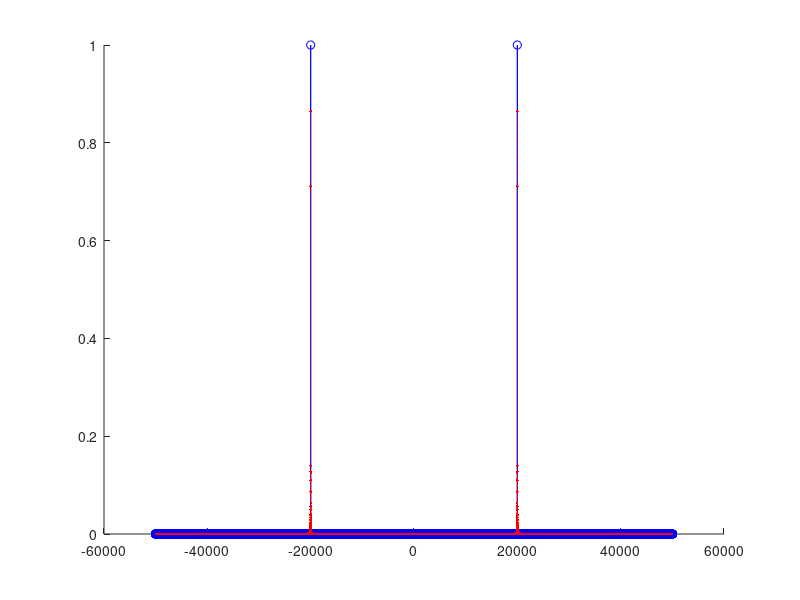

MATLAB code to generate this figure:
%   Thomas S. Murray
%   2014/09/24
%
%   This script investigates the effect of zero-padding an FFT.

% clc;
clear all;
close all;

num_frames = 100;

fc = 20E3;
Fs = 100E3;
n  = 960*num_frames;
t  = (0:n-1)/Fs;
f  = (-1/2:1/n:1/2-1/n)*Fs;

x = sin(2*pi*fc*t);
X = abs(fftshift(fft(x,length(x))*2/length(x)));
pow = 17;
Xz = abs(fftshift(fft(x,2^pow)*2/length(x)));
fz = (-1/2:1/2^pow:1/2-1/2^pow)*Fs;

figure();
hold on;
plot(f,X,'bo-');
plot(fz,Xz,'r.:');
hold off;
